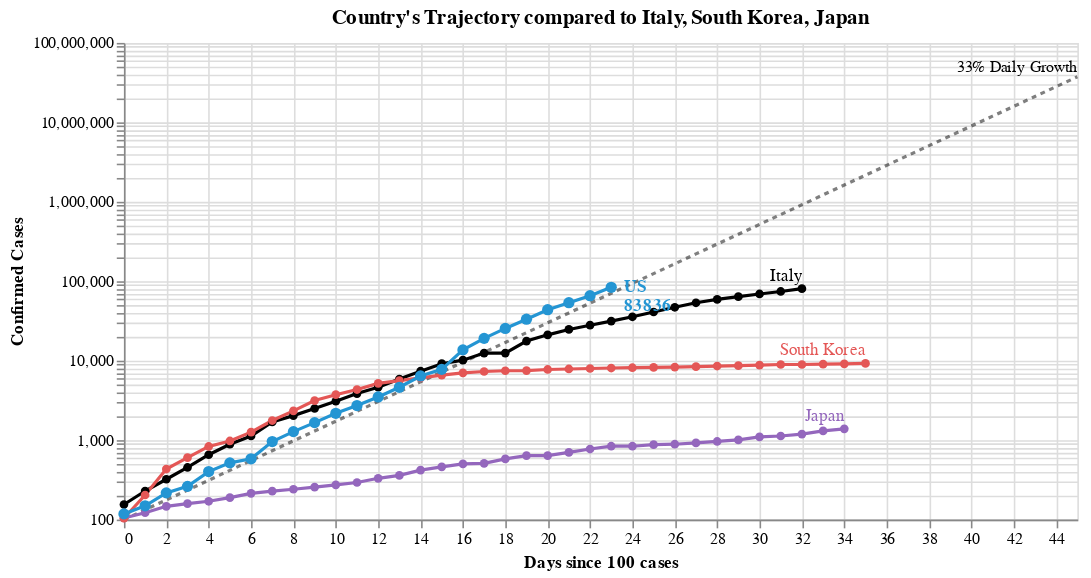

Notebook cell for this chart:
### Markdown cell above
Select a country from the drop down list below to toggle  the visualization.

### Code cell
#hide_input
base = alt.Chart(dff2, width=600).encode(
    x='Days since 100 cases:Q',
    y=alt.Y('Confirmed Cases:Q', scale=alt.Scale(type='log')),
    color=alt.Color('Country:N', scale=alt.Scale(domain=color_domain, range=color_range), legend=None),
    tooltip=['Country', 'Date', 'Confirmed Cases', 'Days since 100 cases']
)

country_selection = alt.selection_single(
    name='Select', fields=['Country'], 
    bind=alt.binding_select(options=list(sorted(set(countries) - set(baseline_countries)))),
    init={'Country': 'US'})

date_filter = alt.datum['Date'] >= int(max_date.timestamp() * 1000)
base2 = base.transform_filter(alt.FieldOneOfPredicate('Country', baseline_countries))
base3 = base.transform_filter(country_selection)
base4 = base3.transform_filter(date_filter)

max_day = dff2['Days since 100 cases'].max()
ref = pd.DataFrame([[x, 100*1.33**x] for x in range(max_day+1)], columns=['Days since 100 cases', 'Confirmed Cases'])
base_ref = alt.Chart(ref).encode(x='Days since 100 cases:Q', y='Confirmed Cases:Q')
base_ref_f = base_ref.transform_filter(alt.datum['Days since 100 cases'] >= max_day)

chart5 = (
 base_ref.mark_line(color='black', opacity=.5, strokeDash=[3,3]) + 
 base_ref_f.mark_text(dy=-6, align='right', fontSize=10, text='33% Daily Growth') + 
 base2.mark_line(point=True, tooltip=True) +
 base3.mark_line(point={'size':50}, tooltip=True) +
 base2.transform_filter(date_filter).mark_text(dy=-8, align='right').encode(text='Country:N') +
 base4.mark_text(dx=8, align='left', fontWeight='bold').encode(text='Country:N') +
 base4.mark_text(dx=8, dy=12, align='left', fontWeight='bold').encode(text='Confirmed Cases:Q')
).add_selection(country_selection).properties(
    title=f"Country's Trajectory compared to {', '.join(baseline_countries)}"
)
chart5

### Figure 1 — Vega-Lite specification as saved in the notebook (floating-point values rounded to 4 significant figures; data arrays with more than 128 entries replaced by an {"elided": "..."} marker saying what was removed)
{"config": {"view": {"continuousWidth": 400, "continuousHeight": 300}}, "layer": [{"mark": {"type": "line", "color": "black", "opacity": 0.5, "strokeDash": [3, 3]}, "encoding": {"x": {"type": "quantitative", "field": "Days since 100 cases"}, "y": {"type": "quantitative", "field": "Confirmed Cases"}}, "selection": {"Select": {"type": "single", "fields": ["Country"], "bind": {"input": "select", "options": ["Australia", "Austria", "Belgium", "Brazil", "Canada", "Chile", "Czechia", "Denmark", "Diamond Princess", "Ecuador", "Finland", "France", "Germany", "Greece", "Iceland", "India", "Indonesia", "Iran", "Ireland", "Israel", "Luxembourg", "Malaysia", "Netherlands", "Norway", "Pakistan", "Philippines", "Poland", "Portugal", "Romania", "Russia", "Saudi Arabia", "South Africa", "Spain", "Sweden", "Switzerland", "Thailand", "Turkey", "US", "United Kingdom"]}, "init": {"Country": "US"}}}}, {"mark": {"type": "text", "align": "right", "dy": -6, "fontSize": 10, "text": "33% Daily Growth"}, "encoding": {"x": {"type": "quantitative", "field": "Days since 100 cases"}, "y": {"type": "quantitative", "field": "Confirmed Cases"}}, "transform": [{"filter": "(datum['Days since 100 cases'] >= 45)"}]}, {"data": {"name": "data-0716acce323b780949ea4291edb44f31"}, "mark": {"type": "line", "point": true, "tooltip": true}, "encoding": {"color": {"type": "nominal", "field": "Country", "legend": null, "scale": {"domain": ["Australia", "Austria", "Belgium", "Brazil", "Canada", "Chile", "Czechia", "Denmark", "Diamond Princess", "Ecuador", "Finland", "France", "Germany", "Greece", "Iceland", "India", "Indonesia", "Iran", "Ireland", "Israel", "Italy", "Japan", "Luxembourg", "Malaysia", "Netherlands", "Norway", "Pakistan", "Philippines", "Poland", "Portugal", "Romania", "Russia", "Saudi Arabia", "South Africa", "South Korea", "Spain", "Sweden", "Switzerland", "Thailand", "Turkey", "US", "United Kingdom"], "range": ["#C1B7AD", "#C1B7AD", "#C1B7AD", "#C1B7AD", "#C1B7AD", "#C1B7AD", "#C1B7AD", "#C1B7AD", "#C1B7AD", "#C1B7AD", "#C1B7AD", "#F58518", "#9D755D", "#C1B7AD", "#C1B7AD", "#C1B7AD", "#C1B7AD", "#A1BA59", "#C1B7AD", "#C1B7AD", "black", "#9467bd", "#C1B7AD", "#C1B7AD", "#C1B7AD", "#C1B7AD", "#C1B7AD", "#C1B7AD", "#C1B7AD", "#C1B7AD", "#C1B7AD", "#C1B7AD", "#C1B7AD", "#C1B7AD", "#E45756", "#F58518", "#C1B7AD", "#9D755D", "#C1B7AD", "#C1B7AD", "#2495D3", "#2495D3"]}}, "tooltip": [{"type": "nominal", "field": "Country"}, {"type": "temporal", "field": "Date"}, {"type": "quantitative", "field": "Confirmed Cases"}, {"type": "quantitative", "field": "Days since 100 cases"}], "x": {"type": "quantitative", "field": "Days since 100 cases"}, "y": {"type": "quantitative", "field": "Confirmed Cases", "scale": {"type": "log"}}}, "transform": [{"filter": {"field": "Country", "oneOf": ["Italy", "South Korea", "Japan"]}}], "width": 600}, {"data": {"name": "data-0716acce323b780949ea4291edb44f31"}, "mark": {"type": "line", "point": {"size": 50}, "tooltip": true}, "encoding": {"color": {"type": "nominal", "field": "Country", "legend": null, "scale": {"domain": ["Australia", "Austria", "Belgium", "Brazil", "Canada", "Chile", "Czechia", "Denmark", "Diamond Princess", "Ecuador", "Finland", "France", "Germany", "Greece", "Iceland", "India", "Indonesia", "Iran", "Ireland", "Israel", "Italy", "Japan", "Luxembourg", "Malaysia", "Netherlands", "Norway", "Pakistan", "Philippines", "Poland", "Portugal", "Romania", "Russia", "Saudi Arabia", "South Africa", "South Korea", "Spain", "Sweden", "Switzerland", "Thailand", "Turkey", "US", "United Kingdom"], "range": ["#C1B7AD", "#C1B7AD", "#C1B7AD", "#C1B7AD", "#C1B7AD", "#C1B7AD", "#C1B7AD", "#C1B7AD", "#C1B7AD", "#C1B7AD", "#C1B7AD", "#F58518", "#9D755D", "#C1B7AD", "#C1B7AD", "#C1B7AD", "#C1B7AD", "#A1BA59", "#C1B7AD", "#C1B7AD", "black", "#9467bd", "#C1B7AD", "#C1B7AD", "#C1B7AD", "#C1B7AD", "#C1B7AD", "#C1B7AD", "#C1B7AD", "#C1B7AD", "#C1B7AD", "#C1B7AD", "#C1B7AD", "#C1B7AD", "#E45756", "#F58518", "#C1B7AD", "#9D755D", "#C1B7AD", "#C1B7AD", "#2495D3", "#2495D3"]}}, "tooltip": [{"type": "nominal", "field": "Country"}, {"type": "temporal", "field": "Date"}, {"type": "quantitative", "field": "Confirmed Cases"}, {"type": "quantitative", "field": "Days since 100 cases"}], "x": {"type": "quantitative", "field": "Days since 100 cases"}, "y": {"type": "quantitative", "field": "Confirmed Cases", "scale": {"type": "log"}}}, "transform": [{"filter": {"selection": "Select"}}], "width": 600}, {"data": {"name": "data-0716acce323b780949ea4291edb44f31"}, "mark": {"type": "text", "align": "right", "dy": -8}, "encoding": {"color": {"type": "nominal", "field": "Country", "legend": null, "scale": {"domain": ["Australia", "Austria", "Belgium", "Brazil", "Canada", "Chile", "Czechia", "Denmark", "Diamond Princess", "Ecuador", "Finland", "France", "Germany", "Greece", "Iceland", "India", "Indonesia", "Iran", "Ireland", "Israel", "Italy", "Japan", "Luxembourg", "Malaysia", "Netherlands", "Norway", "Pakistan", "Philippines", "Poland", "Portugal", "Romania", "Russia", "Saudi Arabia", "South Africa", "South Korea", "Spain", "Sweden", "Switzerland", "Thailand", "Turkey", "US", "United Kingdom"], "range": ["#C1B7AD", "#C1B7AD", "#C1B7AD", "#C1B7AD", "#C1B7AD", "#C1B7AD", "#C1B7AD", "#C1B7AD", "#C1B7AD", "#C1B7AD", "#C1B7AD", "#F58518", "#9D755D", "#C1B7AD", "#C1B7AD", "#C1B7AD", "#C1B7AD", "#A1BA59", "#C1B7AD", "#C1B7AD", "black", "#9467bd", "#C1B7AD", "#C1B7AD", "#C1B7AD", "#C1B7AD", "#C1B7AD", "#C1B7AD", "#C1B7AD", "#C1B7AD", "#C1B7AD", "#C1B7AD", "#C1B7AD", "#C1B7AD", "#E45756", "#F58518", "#C1B7AD", "#9D755D", "#C1B7AD", "#C1B7AD", "#2495D3", "#2495D3"]}}, "text": {"type": "nominal", "field": "Country"}, "tooltip": [{"type": "nominal", "field": "Country"}, {"type": "temporal", "field": "Date"}, {"type": "quantitative", "field": "Confirmed Cases"}, {"type": "quantitative", "field": "Days since 100 cases"}], "x": {"type": "quantitative", "field": "Days since 100 cases"}, "y": {"type": "quantitative", "field": "Confirmed Cases", "scale": {"type": "log"}}}, "transform": [{"filter": {"field": "Country", "oneOf": ["Italy", "South Korea", "Japan"]}}, {"filter": "(datum['Date'] >= 1585180800000)"}], "width": 600}, {"data": {"name": "data-0716acce323b780949ea4291edb44f31"}, "mark": {"type": "text", "align": "left", "dx": 8, "fontWeight": "bold"}, "encoding": {"color": {"type": "nominal", "field": "Country", "legend": null, "scale": {"domain": ["Australia", "Austria", "Belgium", "Brazil", "Canada", "Chile", "Czechia", "Denmark", "Diamond Princess", "Ecuador", "Finland", "France", "Germany", "Greece", "Iceland", "India", "Indonesia", "Iran", "Ireland", "Israel", "Italy", "Japan", "Luxembourg", "Malaysia", "Netherlands", "Norway", "Pakistan", "Philippines", "Poland", "Portugal", "Romania", "Russia", "Saudi Arabia", "South Africa", "South Korea", "Spain", "Sweden", "Switzerland", "Thailand", "Turkey", "US", "United Kingdom"], "range": ["#C1B7AD", "#C1B7AD", "#C1B7AD", "#C1B7AD", "#C1B7AD", "#C1B7AD", "#C1B7AD", "#C1B7AD", "#C1B7AD", "#C1B7AD", "#C1B7AD", "#F58518", "#9D755D", "#C1B7AD", "#C1B7AD", "#C1B7AD", "#C1B7AD", "#A1BA59", "#C1B7AD", "#C1B7AD", "black", "#9467bd", "#C1B7AD", "#C1B7AD", "#C1B7AD", "#C1B7AD", "#C1B7AD", "#C1B7AD", "#C1B7AD", "#C1B7AD", "#C1B7AD", "#C1B7AD", "#C1B7AD", "#C1B7AD", "#E45756", "#F58518", "#C1B7AD", "#9D755D", "#C1B7AD", "#C1B7AD", "#2495D3", "#2495D3"]}}, "text": {"type": "nominal", "field": "Country"}, "tooltip": [{"type": "nominal", "field": "Country"}, {"type": "temporal", "field": "Date"}, {"type": "quantitative", "field": "Confirmed Cases"}, {"type": "quantitative", "field": "Days since 100 cases"}], "x": {"type": "quantitative", "field": "Days since 100 cases"}, "y": {"type": "quantitative", "field": "Confirmed Cases", "scale": {"type": "log"}}}, "transform": [{"filter": {"selection": "Select"}}, {"filter": "(datum['Date'] >= 1585180800000)"}], "width": 600}, {"data": {"name": "data-0716acce323b780949ea4291edb44f31"}, "mark": {"type": "text", "align": "left", "dx": 8, "dy": 12, "fontWeight": "bold"}, "encoding": {"color": {"type": "nominal", "field": "Country", "legend": null, "scale": {"domain": ["Australia", "Austria", "Belgium", "Brazil", "Canada", "Chile", "Czechia", "Denmark", "Diamond Princess", "Ecuador", "Finland", "France", "Germany", "Greece", "Iceland", "India", "Indonesia", "Iran", "Ireland", "Israel", "Italy", "Japan", "Luxembourg", "Malaysia", "Netherlands", "Norway", "Pakistan", "Philippines", "Poland", "Portugal", "Romania", "Russia", "Saudi Arabia", "South Africa", "South Korea", "Spain", "Sweden", "Switzerland", "Thailand", "Turkey", "US", "United Kingdom"], "range": ["#C1B7AD", "#C1B7AD", "#C1B7AD", "#C1B7AD", "#C1B7AD", "#C1B7AD", "#C1B7AD", "#C1B7AD", "#C1B7AD", "#C1B7AD", "#C1B7AD", "#F58518", "#9D755D", "#C1B7AD", "#C1B7AD", "#C1B7AD", "#C1B7AD", "#A1BA59", "#C1B7AD", "#C1B7AD", "black", "#9467bd", "#C1B7AD", "#C1B7AD", "#C1B7AD", "#C1B7AD", "#C1B7AD", "#C1B7AD", "#C1B7AD", "#C1B7AD", "#C1B7AD", "#C1B7AD", "#C1B7AD", "#C1B7AD", "#E45756", "#F58518", "#C1B7AD", "#9D755D", "#C1B7AD", "#C1B7AD", "#2495D3", "#2495D3"]}}, "text": {"type": "quantitative", "field": "Confirmed Cases"}, "tooltip": [{"type": "nominal", "field": "Country"}, {"type": "temporal", "field": "Date"}, {"type": "quantitative", "field": "Confirmed Cases"}, {"type": "quantitative", "field": "Days since 100 cases"}], "x": {"type": "quantitative", "field": "Days since 100 cases"}, "y": {"type": "quantitative", "field": "Confirmed Cases", "scale": {"type": "log"}}}, "transform": [{"filter": {"selection": "Select"}}, {"filter": "(datum['Date'] >= 1585180800000)"}], "width": 600}], "data": {"name": "data-a4df6692dce8ace7125ac6b99fd660fc"}, "title": "Country's Trajectory compared to Italy, South Korea, Japan", "$schema": "https://vega.github.io/schema/vega-lite/v4.0.2.json", "datasets": {"data-a4df6692dce8ace7125ac6b99fd660fc": [{"Days since 100 cases": 0, "Confirmed Cases": 100.0}, {"Days since 100 cases": 1, "Confirmed Cases": 133.0}, {"Days since 100 cases": 2, "Confirmed Cases": 176.9}, {"Days since 100 cases": 3, "Confirmed Cases": 235.3}, {"Days since 100 cases": 4, "Confirmed Cases": 312.9}, {"Days since 100 cases": 5, "Confirmed Cases": 416.2}, {"Days since 100 cases": 6, "Confirmed Cases": 553.5}, {"Days since 100 cases": 7, "Confirmed Cases": 736.1}, {"Days since 100 cases": 8, "Confirmed Cases": 979.1}, {"Days since 100 cases": 9, "Confirmed Cases": 1302.0}, {"Days since 100 cases": 10, "Confirmed Cases": 1732.0}, {"Days since 100 cases": 11, "Confirmed Cases": 2303.0}, {"Days since 100 cases": 12, "Confirmed Cases": 3064.0}, {"Days since 100 cases": 13, "Confirmed Cases": 4074.0}, {"Days since 100 cases": 14, "Confirmed Cases": 5419.0}, {"Days since 100 cases": 15, "Confirmed Cases": 7207.0}, {"Days since 100 cases": 16, "Confirmed Cases": 9586.0}, {"Days since 100 cases": 17, "Confirmed Cases": 12750.0}, {"Days since 100 cases": 18, "Confirmed Cases": 16960.0}, {"Days since 100 cases": 19, "Confirmed Cases": 22550.0}, {"Days since 100 cases": 20, "Confirmed Cases": 29990.0}, {"Days since 100 cases": 21, "Confirmed Cases": 39890.0}, {"Days since 100 cases": 22, "Confirmed Cases": 53060.0}, {"Days since 100 cases": 23, "Confirmed Cases": 70560.0}, {"Days since 100 cases": 24, "Confirmed Cases": 93850.0}, {"Days since 100 cases": 25, "Confirmed Cases": 124800.0}, {"Days since 100 cases": 26, "Confirmed Cases": 166000.0}, {"Days since 100 cases": 27, "Confirmed Cases": 220800.0}, {"Days since 100 cases": 28, "Confirmed Cases": 293700.0}, {"Days since 100 cases": 29, "Confirmed Cases": 390600.0}, {"Days since 100 cases": 30, "Confirmed Cases": 519500.0}, {"Days since 100 cases": 31, "Confirmed Cases": 690900.0}, {"Days since 100 cases": 32, "Confirmed Cases": 918900.0}, {"Days since 100 cases": 33, "Confirmed Cases": 1222000.0}, {"Days since 100 cases": 34, "Confirmed Cases": 1625000.0}, {"Days since 100 cases": 35, "Confirmed Cases": 2162000.0}, {"Days since 100 cases": 36, "Confirmed Cases": 2875000.0}, {"Days since 100 cases": 37, "Confirmed Cases": 3824000.0}, {"Days since 100 cases": 38, "Confirmed Cases": 5086000.0}, {"Days since 100 cases": 39, "Confirmed Cases": 6764000.0}, {"Days since 100 cases": 40, "Confirmed Cases": 8996000.0}, {"Days since 100 cases": 41, "Confirmed Cases": 11970000.0}, {"Days since 100 cases": 42, "Confirmed Cases": 15910000.0}, {"Days since 100 cases": 43, "Confirmed Cases": 21170000.0}, {"Days since 100 cases": 44, "Confirmed Cases": 28150000.0}, {"Days since 100 cases": 45, "Confirmed Cases": 37440000.0}], "data-0716acce323b780949ea4291edb44f31": {"elided": "767 records"}}}
